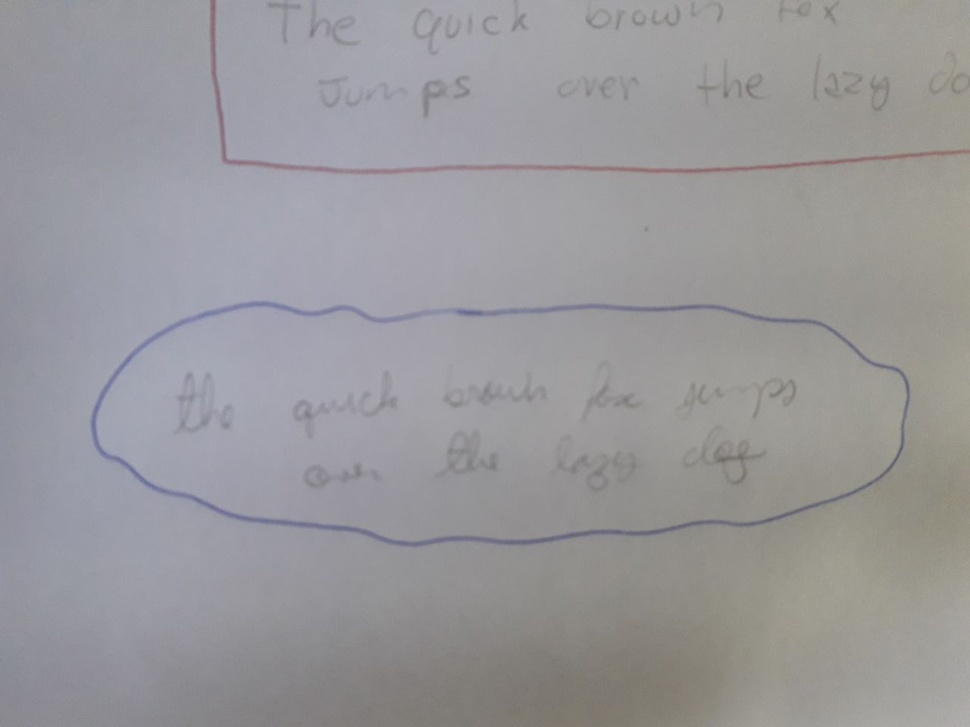
#> input picture images/ex01.jpg, 970 x 727 px, shrunk from 1280 x 960 before the run
$ jupyter execute houghTransform_try.ipynb   (older library calls are emulated)
#> lines starting #> are read from the running program, lines starting #| are printed output that depends on the picture; after the words box and inside, x2 and y2 are one past the last pixel; in counts of white or black regions, pixels touching at a corner belong together
#> further down, inputImage is the input picture: shape (727, 970, 3); mean B, G, R 154.7, 152, 153.1
[cell 1]
import cv2
import numpy as np
import matplotlib.pyplot as plt

[cell 2]
path_images = [
    "../images/ex01.jpg",
    "../images/ex02.jpg",
    "../images/abstract_ex01.jpg",
    "../images/abstract_ex02.jpg",
    "../images/abstract_ex03.jpg",
]

[cell 3]
def segment(image, color):

    ###################################################
    # 1) Here are defined structuring elements that are going to be used through all this code

#> called with color = 'red'
    kernel = cv2.getStructuringElement(cv2.MORPH_ELLIPSE, (5,5))
    kernel2 = cv2.getStructuringElement(cv2.MORPH_ELLIPSE, (3,3))
    kernel3 = cv2.getStructuringElement(cv2.MORPH_ELLIPSE, (10,10))

    reach = 19
    thickness = 3

    kernel_plus = cv2.getStructuringElement(cv2.MORPH_CROSS, (reach,reach))
    kernel_plusthick = cv2.morphologyEx(kernel_plus, cv2.MORPH_DILATE, kernel2, iterations = thickness)
    kernel_x = ((np.diag(np.ones(reach, dtype = int)) + np.diag(np.ones(reach, dtype = int))[::-1]) > 0).astype(np.uint8)
    kernel_xthick = cv2.morphologyEx(kernel_x, cv2.MORPH_DILATE, kernel2, iterations = thickness)

    ###################################################


    ###################################################
    # 2) Adaptative threshold applied to the grayscale image
    blur = cv2.medianBlur(image, 7)
    gray = cv2.cvtColor(blur, cv2.COLOR_BGR2GRAY)
    thresh = cv2.adaptiveThreshold(gray,255,cv2.ADAPTIVE_THRESH_GAUSSIAN_C, cv2.THRESH_BINARY,31, 3)
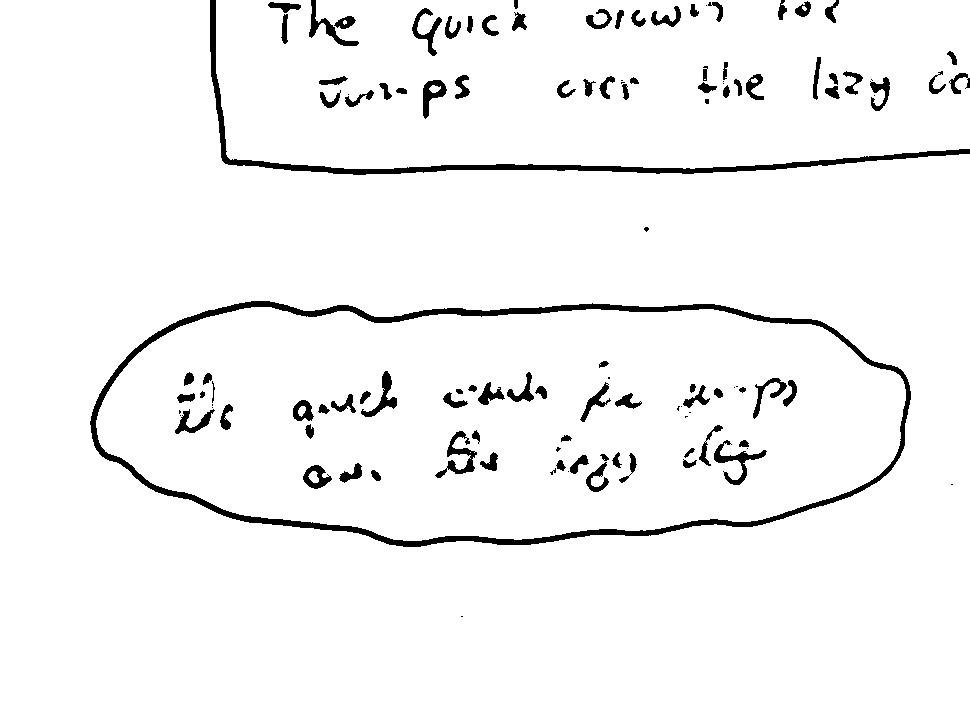
#> thresh: shape (727, 970); 95.8% white; 120 black regions (27 under 20 px), largest, box (x1, y1, x2, y2) and area: (90, 301, 911, 547) 10076, (210, 0, 970, 175) 4825, (714, 440, 767, 485) 593
    thresh = 255 - thresh
    ###################################################


    ###################################################
    # 3) Image is converted to hsv and the especific HUE is selected
    hsv = cv2.cvtColor(blur, cv2.COLOR_BGR2HSV).astype(int)
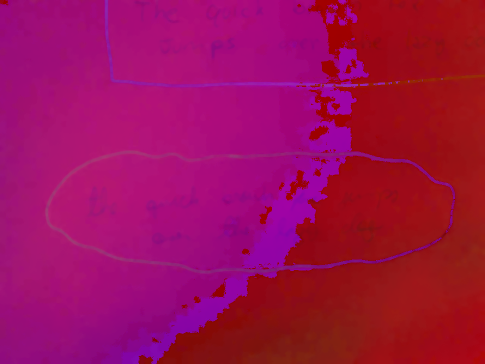
#> hsv: shape (727, 970, 3) int64 (shown at 1/2 size); mean B, G, R 84.6, 13.7, 158.1
    if color == "blue":
        lower = np.array([90, 0, 0])
        upper = np.array([150, 255, 255])
        hsv_filtered = cv2.inRange(hsv, lower, upper)
    else:
        rotate = 10
        lower = np.array([140 - rotate, 0, 0])
        upper = np.array([255, 255, 255])
        hsv_filtered = cv2.inRange((hsv - rotate) % 255, lower, upper)
#> hsv_filtered: shape (727, 970); 9.6% white; 232 white regions (205 under 20 px), largest, box (x1, y1, x2, y2) and area: (209, 0, 970, 306) 27787, (483, 310, 717, 539) 20605, (205, 542, 557, 727) 16938
    ###################################################


    ###################################################
    # 4) Grayscale threshold and filtered HUE are combined into the same mask
    combined = cv2.bitwise_and(thresh, hsv_filtered)
#> combined: shape (727, 970); 0.96% white; 132 white regions (109 under 20 px), largest, box (x1, y1, x2, y2) and area: (210, 0, 970, 175) 4788, (580, 382, 611, 422) 313, (570, 455, 589, 474) 159
    combined = cv2.morphologyEx(combined, cv2.MORPH_DILATE, kernel, iterations = 2)
#> combined: shape (727, 970); 3.2% white; 27 white regions
    ###################################################


    ###################################################
    # 5) Contours are detected. Contours that are too small are removed
    _, cnts, hierarchy = cv2.findContours(combined, cv2.CHAIN_APPROX_SIMPLE, cv2.CHAIN_APPROX_SIMPLE)
#> cnts = 29 contours, 2 with area under 20; largest, box (x1, y1, x2, y2) and area: (206, 0, 970, 179) 11164, (576, 373, 641, 426) 1266, (613, 2, 685, 31) 1230, (746, 489, 857, 531) 1078, (856, 413, 911, 493) 974
    MASK = np.zeros_like(gray, dtype = np.uint8)
    min_area = 10 ** 5
    for c in cnts:
        area = cv2.contourArea(c)

        xs = np.array(c).ravel()[::2]
        ys = np.array(c).ravel()[1::2]
        longest = max(xs.max() - xs.min(), ys.max() - ys.min())

        if longest > 150:
            # should verify here if figure has large area, if it has then, it is a block already
            cv2.drawContours(MASK,[c], 0, (255, 255, 255), -1)
            continue
#> this loop made 29 passes
#> (area, longest) on passes 1 to 8: (208, 24), (216, 27), (1078.5, 110), (471.5, 29), (44, 8), (229.5, 20), (708.5, 46), (116.5, 13)
#> MASK: shape (727, 970); 1.7% white; 1 white region, box (x1, y1, x2, y2) and area: (206, 0, 970, 179) 12080
    ###################################################

    ###################################################
    # 6) Final contours are better connected with Close operation
    MASK = cv2.morphologyEx(MASK, cv2.MORPH_CLOSE, kernel_plusthick, iterations = 1)
#> MASK: shape (727, 970); 1.7% white; 1 white region, box (x1, y1, x2, y2) and area: (206, 0, 970, 179) 12130
    MASK = cv2.morphologyEx(MASK, cv2.MORPH_CLOSE, kernel_xthick, iterations = 1)
#> MASK: shape (727, 970); 1.7% white; 1 white region, box (x1, y1, x2, y2) and area: (206, 0, 970, 179) 12149
    MASK = cv2.morphologyEx(MASK, cv2.MORPH_CLOSE, kernel3, iterations = 1)
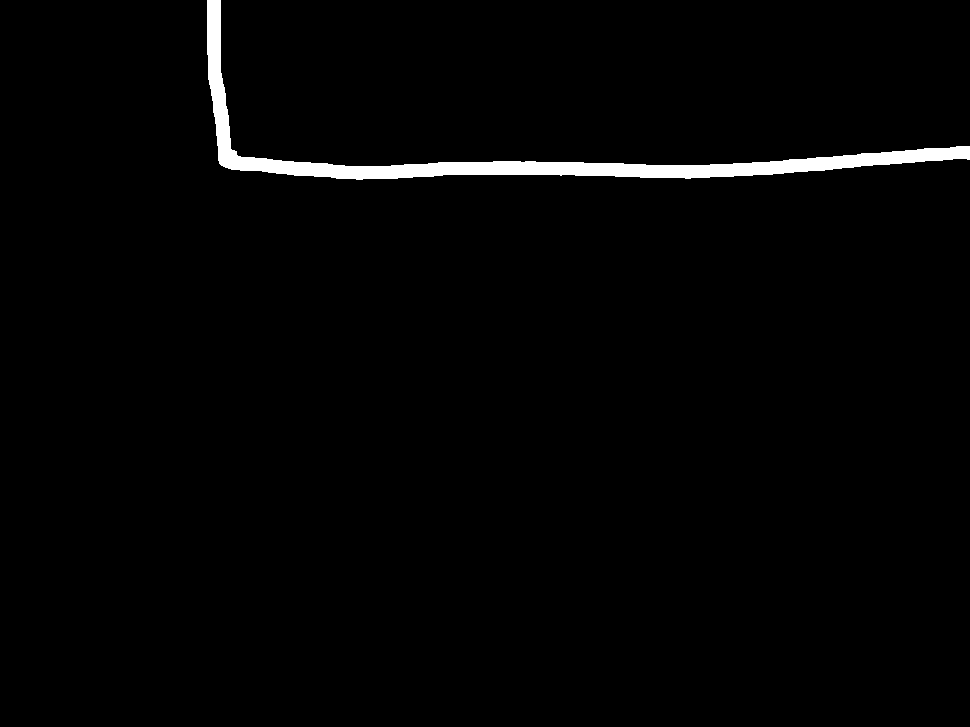
#> MASK: shape (727, 970); 1.7% white; 1 white region
    ###################################################


    ###################################################
    # 7) Only contours that are big enough are kept
    # 8) A polygon is fitted around the remaining contours
    _, cnts, hierarchy = cv2.findContours(MASK, cv2.CHAIN_APPROX_SIMPLE, cv2.CHAIN_APPROX_SIMPLE)
#> cnts = 1 contour; box (x1, y1, x2, y2) and area: (207, 0, 970, 180) 11218
    MASK = np.zeros_like(gray, dtype = np.uint8)
    FINAL = np.zeros_like(gray, dtype = np.uint8)
    for c in cnts:
        rect = cv2.minAreaRect(c)
        box = cv2.boxPoints(rect)
        box = np.int0(box)
        box_area = cv2.contourArea(box)
        if box_area > 10**5: # test should be proportion perimeter vs area
            # if want to see what is left from the image before:
            cv2.drawContours(MASK,[c], 0, (255, 255, 255), -1)
            hull = cv2.convexHull(c)
            # lazy approach to finish
            cv2.drawContours(FINAL,[hull], 0, (255, 255, 255), -1)
#> this loop made 1 pass
#> (rect, box, box_area) on pass 1: (((573.8, 152.4), (163.8, 778.3), -78.97), [[940, 307], [176, 158], [207, -2], [971, 146]], 127225.5)
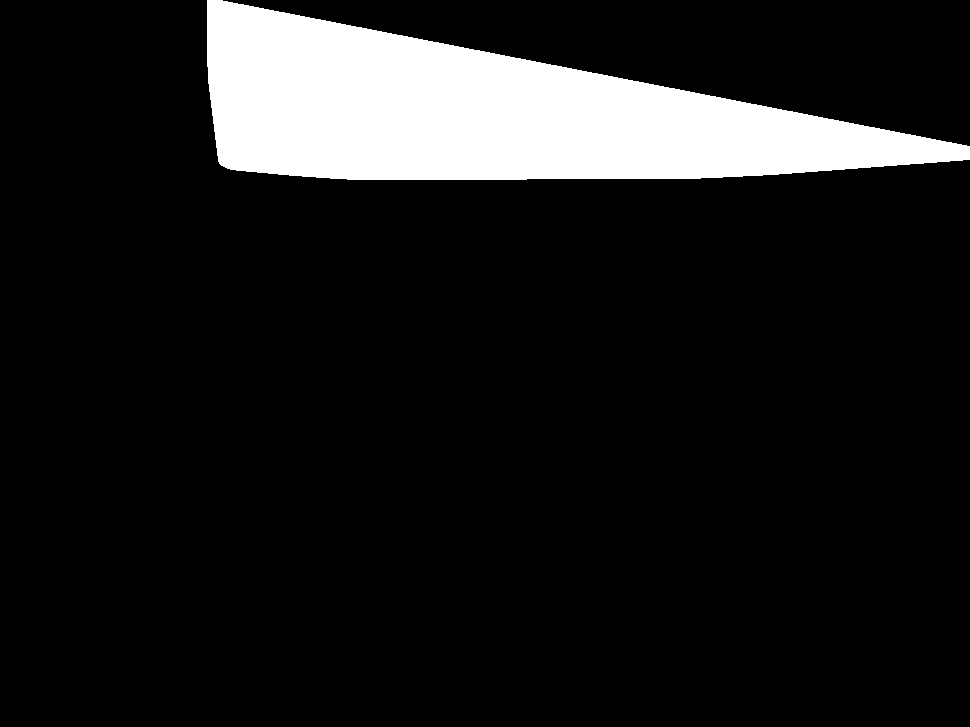
#> FINAL: shape (727, 970); 11.1% white; 1 white region, box (x1, y1, x2, y2) and area: (207, 0, 970, 180) 78270
#             cv2.drawContours(FINAL,[box], 0, (255, 255, 255), -1)
    ###################################################

    ###################################################
    # 9) HoughTransform try to better connect contours
    UNKN = combined.copy()
    minLineLength = 1
    maxLineGap = 0
    lines = cv2.HoughLinesP(combined,cv2.HOUGH_PROBABILISTIC, np.pi/360, 10, minLineLength,maxLineGap)
#> lines = 1150 rows, first 6: [456, 173, 904, 162], [265, 171, 682, 164], [311, 175, 955, 158], [773, 160, 969, 156], [856, 486, 889, 475], [327, 175, 927, 160]
    lines = lines if type(lines) != type(None) else []
    for x in range(0, len(lines)):
        for x1,y1,x2,y2 in lines[x]:
            #cv2.line(inputImage,(x1,y1),(x2,y2),(0,128,0),2, cv2.LINE_AA)
            pts = np.array([[x1, y1 ], [x2 , y2]], np.int32)
            d = (pts[1] - pts[0])
#             if np.linalg.norm(d) > 20:
#                 continue
            d = d * 1 # Escalar com a imagem!! Pegue uma proporção da figura
            pts = np.array([pts[0] - d, pts[1] + d], np.int32)
            cv2.polylines(UNKN, [pts], True, (255,255,255), 1)
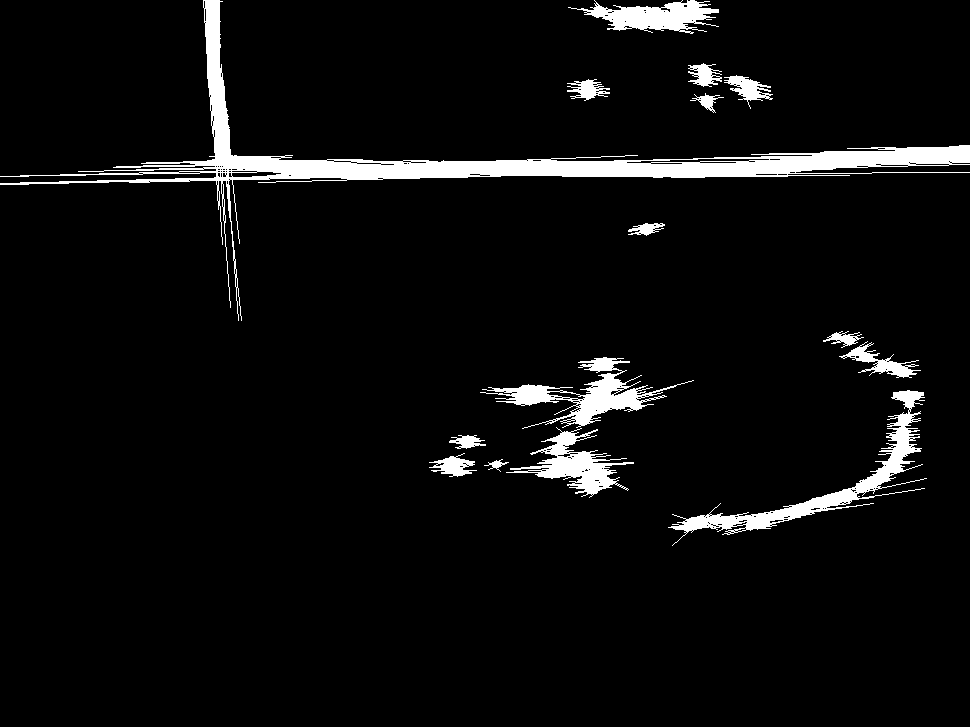
#> UNKN: shape (727, 970); 5.1% white; 15 white regions

    FINAL = np.zeros_like(gray, dtype = np.uint8)
    _, cnts, hierarchy = cv2.findContours(UNKN, cv2.CHAIN_APPROX_SIMPLE, cv2.CHAIN_APPROX_SIMPLE)
#> cnts = 354 contours, 307 with area under 20; largest, box (x1, y1, x2, y2) and area: (0, 0, 970, 321) 16644, (668, 390, 927, 546) 4121, (480, 357, 694, 429) 3252, (506, 427, 634, 498) 2394, (568, 0, 719, 34) 2306
    for c in cnts:
        box_area = cv2.contourArea(c)
        if box_area > 10**5: # test should be proportion perimeter vs area
            cv2.drawContours(FINAL,[c], 0, (255, 255, 255), -1)
#> this loop made 354 passes
#> box_area on passes 1, 3, 8: 61, 463, 20
#> FINAL: shape (727, 970); every value is 0

    ###################################################


    plt.figure(figsize=(16, 8))
    i = 0

    i+=1
    plt.subplot(1,4,i)
    plt.title("Original")
    plt.imshow(cv2.cvtColor(inputImage, cv2.COLOR_BGR2RGB))

    i+=1
    plt.subplot(1,4,i)
    plt.title("Cobination with Closing")
    plt.imshow(combined)

    i+=1
    plt.subplot(1,4,i)
    plt.title("HoughTransform - extended lines")
    plt.imshow(UNKN)

    i+=1
    plt.subplot(1,4,i)
    plt.title("Filled regions")
    plt.imshow(FINAL)

    plt.tight_layout()

[cell 4]
color = "red"
for image_path in path_images:
    inputImage = cv2.imread(image_path)
    segment(inputImage, color)
    plt.show()
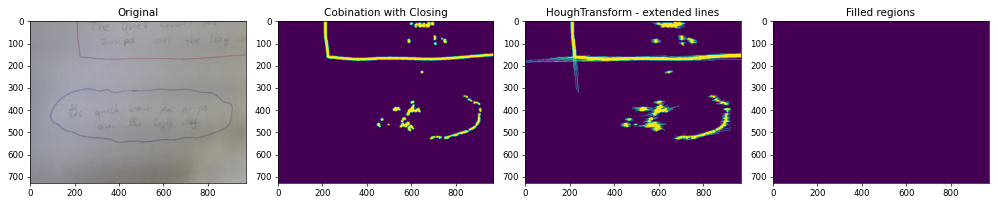
#> figure drawn by matplotlib, 4 panels
    print("#" * 100)
#> pass 2 of the loop `for image_path in path_images:`:
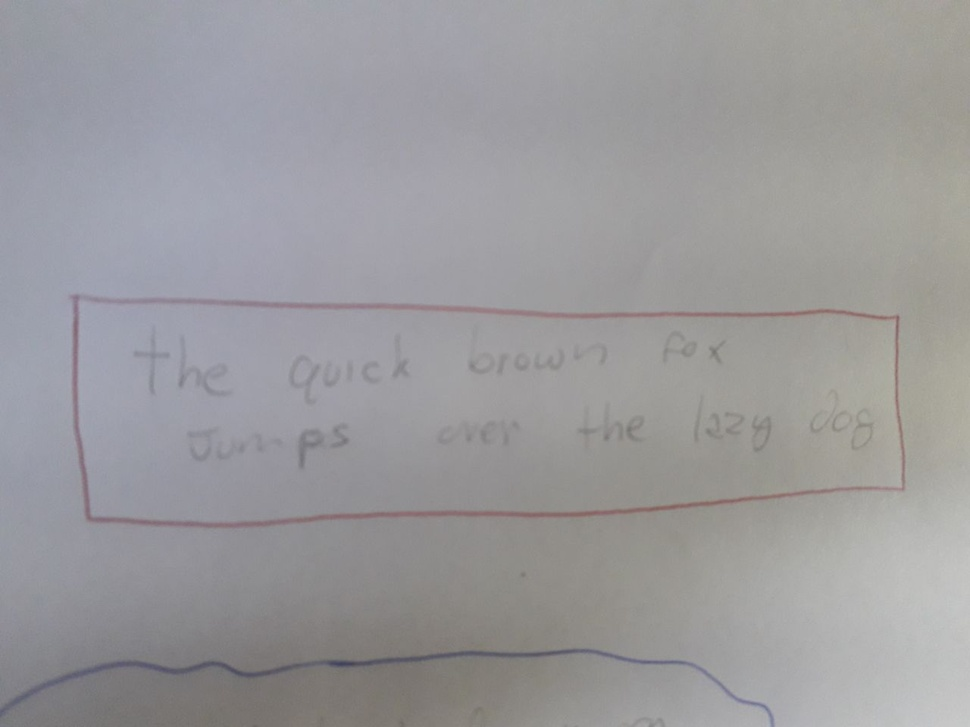
#> input picture images/ex02.jpg, 970 x 727 px, shrunk from 1280 x 960 before the run
#> inputImage is the input picture: shape (727, 970, 3); mean B, G, R 156.4, 154.1, 155.1
#> kernel = [[0, 0, 1, 0, 0], [1, 1, 1, 1, 1], [1, 1, 1, 1, 1], [1, 1, 1, 1, 1], [0, 0, 1, 0, 0]]
#> kernel2 = [[0, 1, 0], [1, 1, 1], [0, 1, 0]]
#> in segment (call 2), `_, cnts, hierarchy = cv2.findContours(combined, cv2.CHAIN_APPROX_SIMPL..`: cnts = 22 contours, 3 with area under 20; largest, box (x1, y1, x2, y2) and area: (68, 292, 910, 532) 13604, (186, 296, 904, 366) 9290, (465, 345, 569, 379) 2008, (458, 417, 524, 450) 1221, (479, 644, 578, 662) 860
#> the loop in segment (call 2), `for c in cnts:` made 22 passes
#> (area, longest) on passes 1 to 4: (405, 41), (44, 8), (84, 13), (584.5, 62)
#> in segment (call 2), `_, cnts, hierarchy = cv2.findContours(MASK, cv2.CHAIN_APPROX_SIMPLE, c..`: cnts = 2 contours; box (x1, y1, x2, y2) and area: (69, 293, 911, 533) 13854, (187, 297, 905, 366) 9396
#> the loop in segment (call 2), `for c in cnts:` made 2 passes
#> (rect, box, box_area) on passes 1 to 2: (((546.8, 309.5), (54.19, 718.6), -85.36), [[902, 365], [186, 307], [190, 253], [907, 311]], 38952), (((473.8, 479.1), (227, 861.8), -79.85), [[878, 666], [29, 514], [69, 291], [917, 443]], 195219.5)
#> lines = 1070 rows, first 6: [175, 530, 832, 496], [200, 296, 814, 318], [186, 305, 642, 320], [89, 525, 514, 507], [188, 300, 639, 319], [191, 299, 693, 320]
#> after the loop in segment (call 2), `for x in range(0, len(lines)):`:
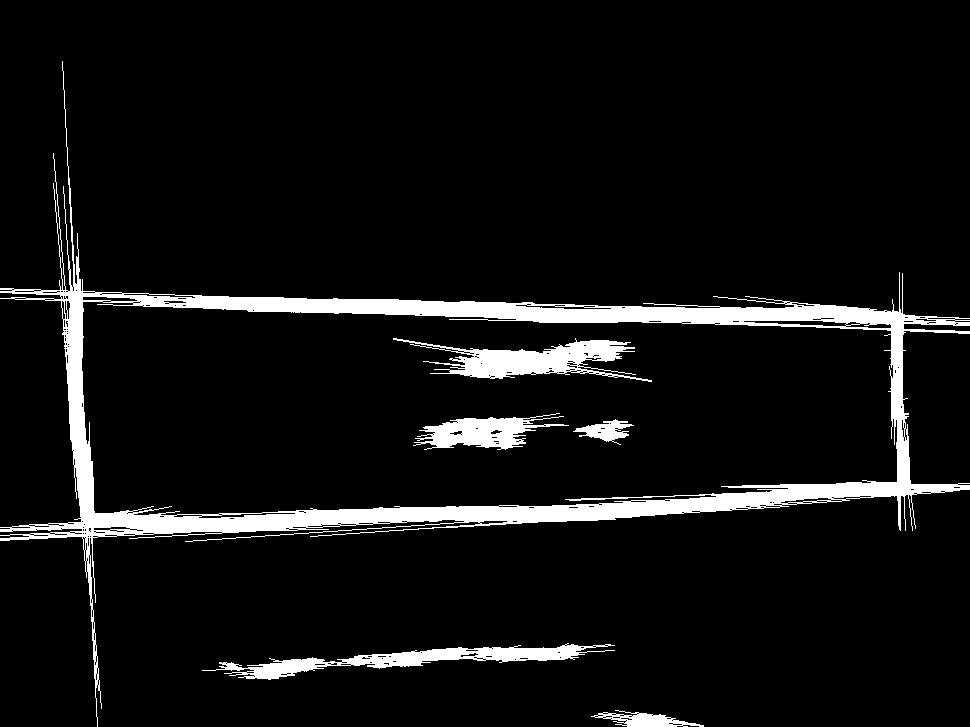
#> UNKN: shape (727, 970); 7.2% white; 6 white regions
#> in segment (call 2), `_, cnts, hierarchy = cv2.findContours(UNKN, cv2.CHAIN_APPROX_SIMPLE, c..`: cnts = 319 contours, 249 with area under 20; largest, box (x1, y1, x2, y2) and area: (0, 61, 970, 727) 184972, (81, 301, 898, 516) 150128, (393, 338, 652, 382) 3971, (202, 643, 615, 680) 3784, (413, 413, 569, 450) 2402
#> the loop in segment (call 2), `for c in cnts:` made 319 passes
#> box_area on passes 1, 7, 20: 770, 23, 3783.5
#> `plt.show()`:
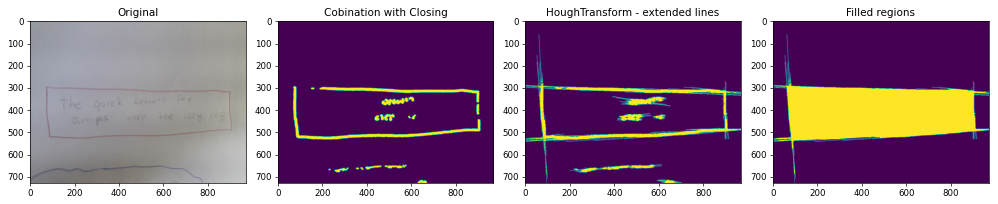
#> figure drawn by matplotlib, 4 panels

[cell 5]
color = "blue"
#> color = 'blue'
for image_path in path_images:
    inputImage = cv2.imread(image_path)
    segment(inputImage, color)
#> in segment (call 6), `_, cnts, hierarchy = cv2.findContours(combined, cv2.CHAIN_APPROX_SIMPL..`: cnts = 44 contours, 7 with area under 20; largest, box (x1, y1, x2, y2) and area: (86, 297, 914, 551) 22648, (289, 367, 401, 443) 2897, (171, 369, 237, 438) 2558, (439, 368, 551, 412) 2322, (431, 426, 502, 482) 2202
#> in segment (call 6), `_, cnts, hierarchy = cv2.findContours(MASK, cv2.CHAIN_APPROX_SIMPLE, c..`: cnts = 2 contours; box (x1, y1, x2, y2) and area: (87, 298, 915, 552) 171130, (102, 311, 902, 538) 148086
#> in segment (call 6), `lines = cv2.HoughLinesP(combined,cv2.HOUGH_PROBABILISTIC, np.pi/360, 1..`: lines = 2875 rows, first 6: [500, 305, 753, 310], [384, 546, 635, 527], [601, 313, 667, 314], [396, 549, 808, 513], [523, 307, 769, 313], [753, 323, 838, 327]
#> in segment (call 6), `_, cnts, hierarchy = cv2.findContours(UNKN, cv2.CHAIN_APPROX_SIMPLE, c..`: cnts = 834 contours, 702 with area under 20; largest, box (x1, y1, x2, y2) and area: (0, 230, 970, 585) 188592, (101, 317, 902, 537) 143670, (224, 0, 716, 60) 12796, (129, 363, 627, 464) 12584, (241, 421, 570, 505) 5838
    plt.show()
    print("#" * 100)
#> pass 2 of the loop `for image_path in path_images:`:
#> in segment (call 7), `_, cnts, hierarchy = cv2.findContours(combined, cv2.CHAIN_APPROX_SIMPL..`: cnts = 26 contours, 2 with area under 20; largest, box (x1, y1, x2, y2) and area: (0, 644, 779, 727) 10254, (66, 290, 367, 395) 4586, (285, 351, 357, 409) 2237, (174, 332, 236, 401) 1868, (183, 423, 250, 465) 1544
#> in segment (call 7), `_, cnts, hierarchy = cv2.findContours(MASK, cv2.CHAIN_APPROX_SIMPLE, c..`: cnts = 2 contours; box (x1, y1, x2, y2) and area: (0, 645, 780, 727) 10600, (67, 291, 368, 395) 4742
